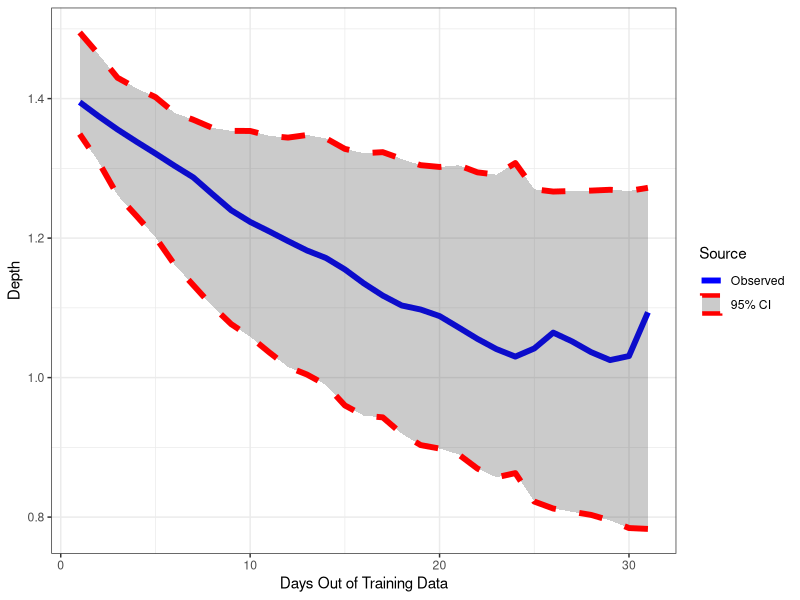

R code for this plot:
library(tidyverse)
library(bayestestR)
theme_set(theme_bw())

Pred_Intervals = read_csv("Data/Pred_Intervals.csv")
P33 = read_csv("Data/P33.csv") %>% filter(date >= "1980-01-01") %>% select(Depth)
Test = P33[14205:14235,]

Pred_Intervals_t = Pred_Intervals %>%
    as.matrix() %>%
    t() %>%
    as_tibble()

Plotting = tibble(hdi(Pred_Intervals_t)) %>% 
    bind_cols(Test) %>%
    mutate(Index = seq(1, 31, 1))

Credible_Intervals = Plotting %>%
    ggplot() +
    geom_line(aes(x = Index, y = Depth, color = 'blue'), lwd = 2) +
    geom_ribbon(aes(x = Index, ymin = CI_low, ymax = CI_high, color = 'red'), alpha = 0.25, lwd = 2, lty = 2) +
    labs(x = "Days Out of Training Data",
        y = "Depth") +
    scale_colour_manual(name = 'Source',
        guide = 'legend',
        values =c('blue'='blue','red'='red'), labels = c('Observed','95% CI'))

ggsave(Credible_Intervals,
    filename = "Deliverables/Written Component/Figures/Credible_Intervals.png",
    scale = 2,
    width = 1600,
    height = 800,
    units = 'px')
